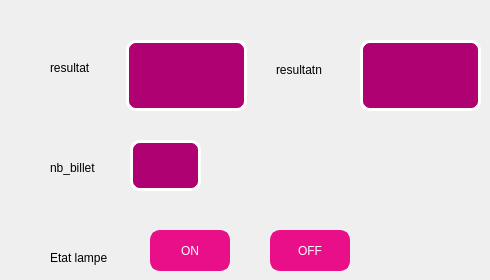
    <widget class="QWidget" name="tab_2">
     <attribute name="title">
      <string>Arduino</string>
     </attribute>
     <widget class="QLabel" name="label_ard">
      <property name="geometry">
       <rect>
        <x>50</x>
        <y>60</y>
        <width>71</width>
        <height>16</height>
       </rect>
      </property>
      <property name="text">
       <string>resultat</string>
      </property>
     </widget>
     <widget class="QLabel" name="label_ard1">
      <property name="geometry">
       <rect>
        <x>276</x>
        <y>60</y>
        <width>71</width>
        <height>20</height>
       </rect>
      </property>
      <property name="text">
       <string>resultatn</string>
      </property>
     </widget>
     <widget class="QLabel" name="label_16">
      <property name="geometry">
       <rect>
        <x>50</x>
        <y>160</y>
        <width>71</width>
        <height>16</height>
       </rect>
      </property>
      <property name="text">
       <string>nb_billet</string>
      </property>
     </widget>
     <widget class="QLabel" name="label_res">
      <property name="geometry">
       <rect>
        <x>126</x>
        <y>40</y>
        <width>121</width>
        <height>71</height>
       </rect>
      </property>
      <property name="styleSheet">
       <string notr="true">
border-width: 3px;
background-color: rgb(175, 1, 113);
color: rgb(170, 170, 170);
    border-color: #ffffff;
    border-style: solid;
    border-radius: 10;
    padding: 3px;
    font-size: 12px;
    padding-left: 5px;
    padding-right: 5px;</string>
      </property>
      <property name="text">
       <string/>
      </property>
     </widget>
     <widget class="QLabel" name="label_res2">
      <property name="geometry">
       <rect>
        <x>360</x>
        <y>40</y>
        <width>121</width>
        <height>71</height>
       </rect>
      </property>
      <property name="styleSheet">
       <string notr="true">
border-width: 3px;
background-color: rgb(175, 1, 113);
color: rgb(170, 170, 170);
    border-color: #ffffff;
    border-style: solid;
    border-radius: 10;
    padding: 3px;
    font-size: 12px;
    padding-left: 5px;
    padding-right: 5px;</string>
      </property>
      <property name="text">
       <string/>
      </property>
     </widget>
     <widget class="QLabel" name="label_nb">
      <property name="geometry">
       <rect>
        <x>130</x>
        <y>140</y>
        <width>71</width>
        <height>51</height>
       </rect>
      </property>
      <property name="styleSheet">
       <string notr="true">border-width: 3px;
background-color: rgb(175, 1, 113);
color: rgb(170, 170, 170);
    border-color: #ffffff;
    border-style: solid;
    border-radius: 10;
    padding: 3px;
    font-size: 12px;
    padding-left: 5px;
    padding-right: 5px;</string>
      </property>
      <property name="text">
       <string/>
      </property>
     </widget>
     <widget class="QLabel" name="label_17">
      <property name="geometry">
       <rect>
        <x>50</x>
        <y>250</y>
        <width>91</width>
        <height>16</height>
       </rect>
      </property>
      <property name="text">
       <string>Etat lampe</string>
      </property>
     </widget>
     <widget class="QPushButton" name="pushButton">
      <property name="geometry">
       <rect>
        <x>150</x>
        <y>230</y>
        <width>80</width>
        <height>41</height>
       </rect>
      </property>
      <property name="styleSheet">
       <string notr="true">background-color: rgb(232, 15, 136);
color: rgb(255, 255, 255);
 
    border-width: 3px;
    border-color: #E80F88;
    border-style: solid;
    border-radius: 10;

    padding: 3px;
    font-size: 12px;
    padding-left: 5px;
    padding-right: 5px;</string>
      </property>
      <property name="text">
       <string>ON</string>
      </property>
     </widget>
     <widget class="QPushButton" name="pushButton_2">
      <property name="geometry">
       <rect>
        <x>270</x>
        <y>230</y>
        <width>80</width>
        <height>41</height>
       </rect>
      </property>
      <property name="styleSheet">
       <string notr="true">background-color: rgb(232, 15, 136);
color: rgb(255, 255, 255);
 
    border-width: 3px;
    border-color: #E80F88;
    border-style: solid;
    border-radius: 10;

    padding: 3px;
    font-size: 12px;
    padding-left: 5px;
    padding-right: 5px;</string>
      </property>
      <property name="text">
       <string>OFF</string>
      </property>
     </widget>
    </widget>
